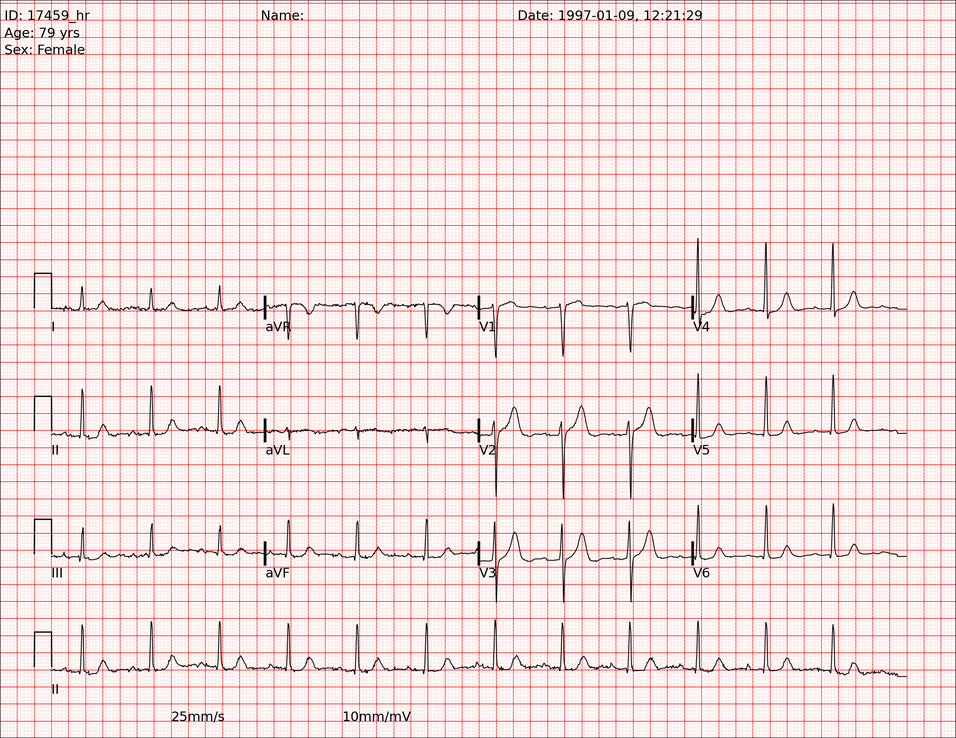
#> input picture 987816877-0001.png, 956 x 738 px, shrunk from 2200 x 1700 before the run
$ python process_ecg.py
#> lines starting #> are read from the running program, lines starting #| are printed output that depends on the picture
import cv2
import numpy as np
import matplotlib.pyplot as plt

def rectify_and_extract_signal(image_path):
#> called with image_path = '987816877-0001.png'
    print(f"[STEP 1] Loading image: {image_path}")
    # Load image in full BGR color
    img = cv2.imread(image_path)
#> img is the input picture: shape (738, 956, 3); mean B, G, R 223, 224.1, 249.6
    if img is None:
        raise FileNotFoundError(f"Could not open or find the image: {image_path}")

    # --- STAGE 1: GEOMETRIC RECTIFICATION (SIMULATED FOR PLOTTING) ---
    # Convert to grayscale for edge tracking
    gray = cv2.cvtColor(img, cv2.COLOR_BGR2GRAY)
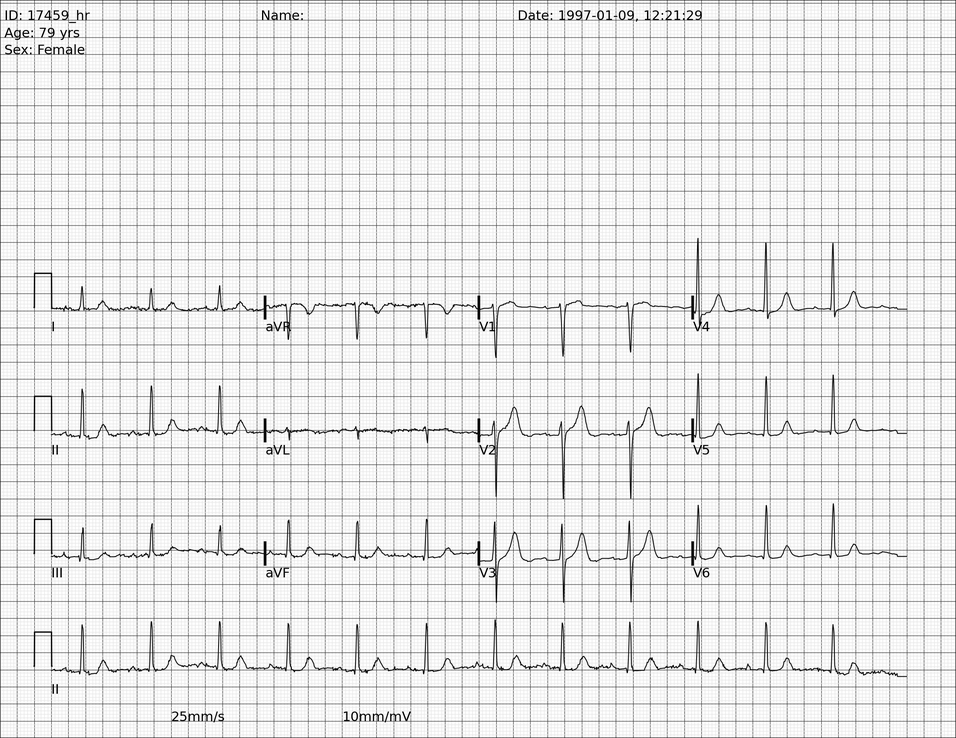
#> gray: shape (738, 956); min 0, max 255, mean 231.6

    # --- STAGE 2: HSV GRID SUPPRESSION & BINARIZATION ---
    print("[STEP 2] Transforming to HSV color space for grid removal...")
    hsv = cv2.cvtColor(img, cv2.COLOR_BGR2HSV)
#> hsv: shape (738, 956, 3); mean H, S, V 6.1, 27.5, 249.6

    # Target the red/pink grid line spectrum hues
    lower_red1 = np.array([0, 50, 50])
    upper_red1 = np.array([10, 255, 255])
    lower_red2 = np.array([160, 50, 50])
    upper_red2 = np.array([180, 255, 255])

    # Create masks to isolate the red lines
    mask1 = cv2.inRange(hsv, lower_red1, upper_red1)
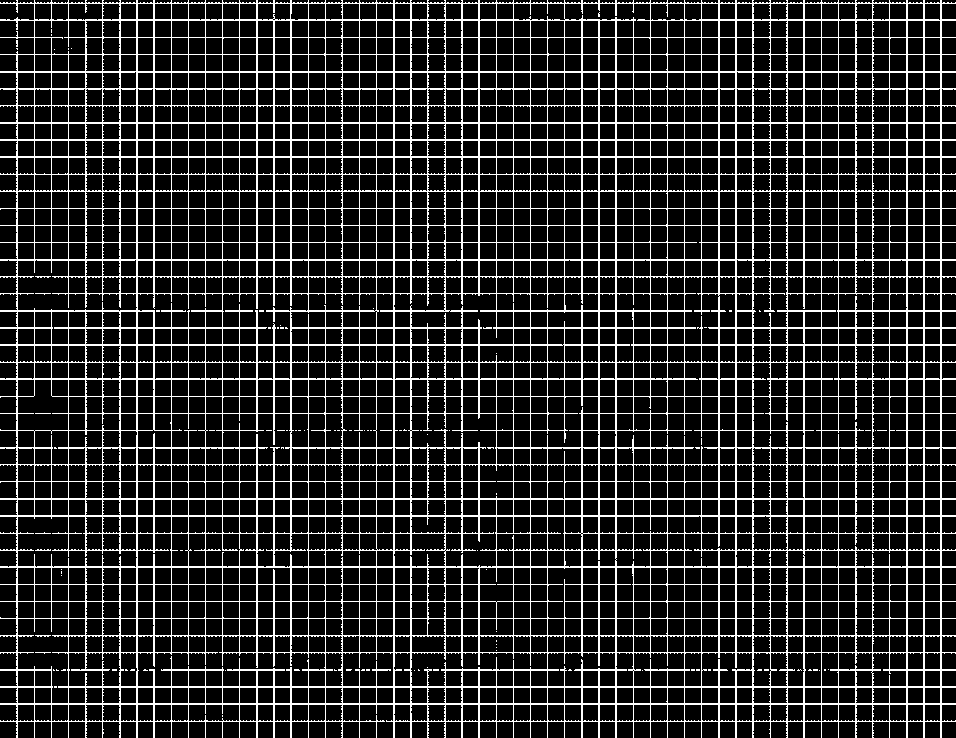
#> mask1: shape (738, 956); 16.3% white in thin lines or dots
    mask2 = cv2.inRange(hsv, lower_red2, upper_red2)
#> mask2: shape (738, 956); 0.07% white in thin lines or dots
    grid_mask = mask1 + mask2
#> grid_mask: shape (738, 956); 16.3% white in thin lines or dots

    # Invert the mask to keep everything EXCEPT the red grid (leaves black ink)
    signal_only = cv2.bitwise_not(grid_mask)
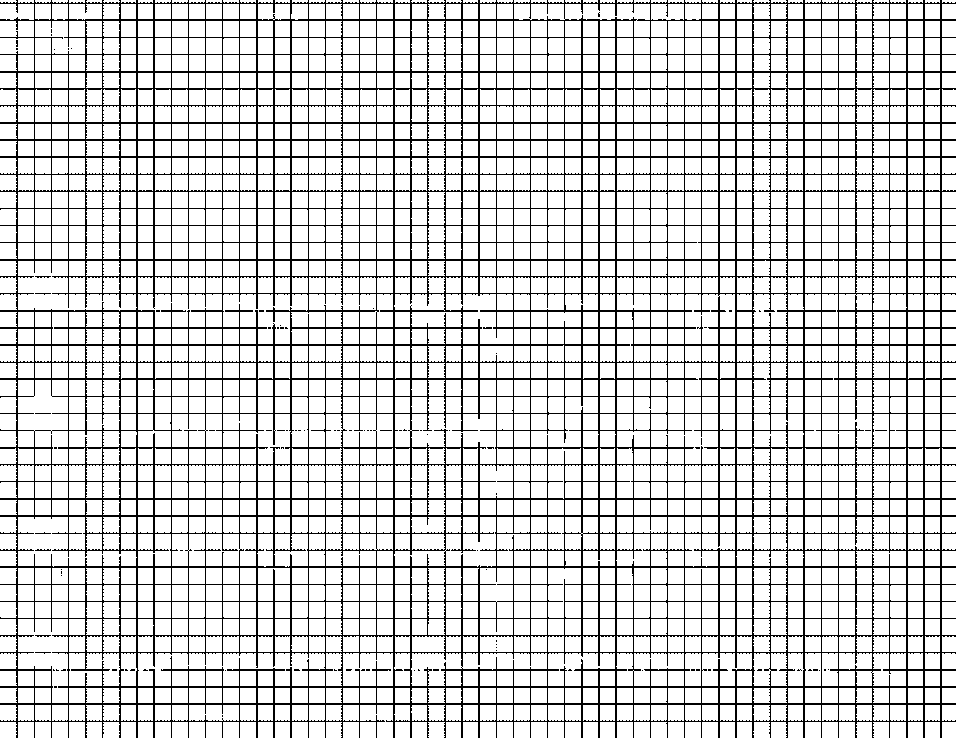
#> signal_only: shape (738, 956); 83.7% white; black in thin lines or dots

    # Apply Adaptive OTSU Thresholding to clear up shadow noise/stains
    _, binary_clean = cv2.threshold(gray, 0, 255, cv2.THRESH_BINARY_INV + cv2.THRESH_OTSU)
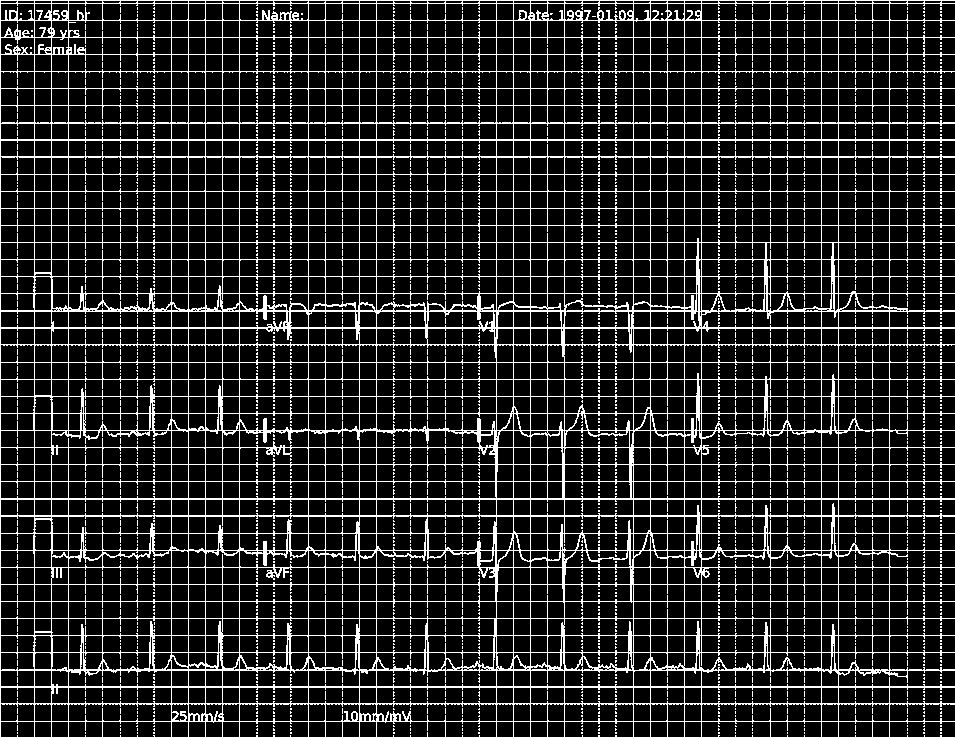
#> binary_clean: shape (738, 956); 15.3% white in thin lines or dots
    # Combine to guarantee grid removal
    final_mask = cv2.bitwise_and(binary_clean, binary_clean, mask=signal_only)
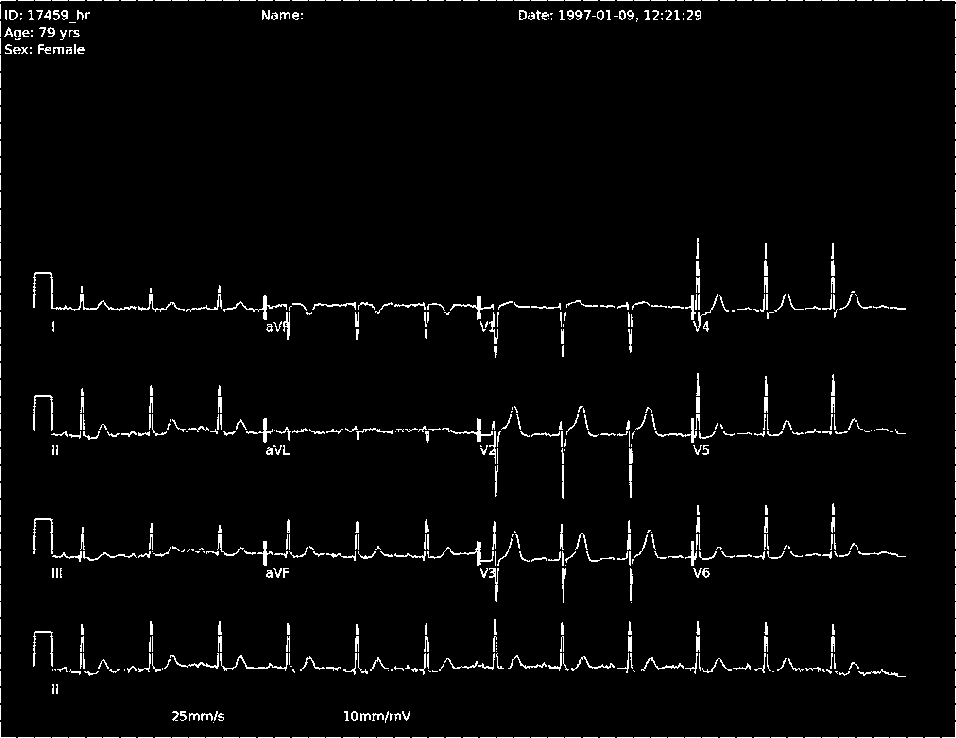
#> final_mask: shape (738, 956); 2.8% white in thin lines or dots

    # --- STAGE 3: COLUMN-WISE CENTROID SCANNING (IMAGE TO 1D ARRAY) ---
    print("[STEP 3] Running column-wise vertical scanning engine...")
    h, w = final_mask.shape
#> h = 738; w = 956
    raw_signal = []

    # Scan left-to-right, column by column
    for col in range(w):
        vertical_pixels = final_mask[:, col]
        black_pixel_indices = np.where(vertical_pixels > 0)[0]

        if len(black_pixel_indices) > 0:
            # Calculate the Center of Mass (Centroid) of the ink in this column
            centroid = np.mean(black_pixel_indices)
            raw_signal.append(centroid)
        else:
            # If a line is temporarily broken by a stain, interpolate or hold previous value
            raw_signal.append(raw_signal[-1] if len(raw_signal) > 0 else h / 2)
#> this loop made 956 passes
#> (black_pixel_indices, centroid) on passes 2, 3, 4, 5, 8, 9, 12, 13, 14, 17: ([0, 737], 368.5), ([0, 737], 368.5), ([0, 737], 368.5), ([0, 36, 737], 257.7), ([0, 29, 30, 31, 32, 33, 34, 44, 45, 48, 49, 53, 737], 89.62), ([0, 27, 28, 29, 30, 34, 44, 45, 48, 49, 53, 737], 93.67), ([0, 10, 11, 19, 32, 33, 34, 35, 36, 45, 50, 51, 52, 53, 737], 79.87), ([0, 10, 11, 19, 34, 35, 36, 737], 110.2), ([0, 10, 11, 19, 49, 50, 51, 737], 115.9), ([12, 13, 14, 15, 16, 17, 30, 36, 39, 47, 50, 53], 28.5)
#> centroid on passes 1, 6, 7, 10, 11, 15: 368.7, 63.89, 58.04, 59.81, 57.12, 75.94
#> after the loop, raw_signal = 956 values, max 673.6 at index 222, min 16 at index 616, mean 429.8

    # Invert signal data axis so peaks point upward (images measure 0 at top edge)
    processed_signal = h - np.array(raw_signal)
#> processed_signal = 956 values, max 722 at index 616, min 64.4 at index 222, mean 308.2

    # Smooth signal using a rolling moving-average window to wipe out pixel steps
    window_size = 5
    smooth_signal = np.convolve(processed_signal, np.ones(window_size)/window_size, mode='same')
#> smooth_signal = 956 values, max 678.7 at index 16, min 160.6 at index 183, mean 307.7

    # Generate mock timeline based on pixel length
    time_axis = np.linspace(0, 10, num=len(smooth_signal))
#> time_axis = 956 values from 0 to 10

    return img, final_mask, time_axis, smooth_signal

# --- MAIN EXECUTION PIPELINE ---
if __name__ == "__main__":
    # Specify the file name verbatim as requested
    target_file = "987816877-0001.png"

    try:
        # Run the backend image calculations
        original_img, binary_mask, time, signal = rectify_and_extract_signal(target_file)
#> time = 956 values from 0 to 10; signal has the same summary as smooth_signal in rectify_and_extract_signal

        print("[STEP 4] Plotting visual results for presentation assessment...")
        # Plotting the image processing milestones side-by-side
        fig, axes = plt.subplots(3, 1, figsize=(11, 8))

        # Plot 1: Input Original Matrix
        axes[0].imshow(cv2.cvtColor(original_img, cv2.COLOR_BGR2RGB))
        axes[0].set_title("1. Original Raw Input Array (987816877-0001.png)")
        axes[0].axis("off")

        # Plot 2: Binary Morphological Mask
        axes[1].imshow(binary_mask, cmap='gray')
        axes[1].set_title("2. Stage 2: Post HSV Grid Extraction & Binarized Artifact Suppression")
        axes[1].axis("off")

        # Plot 3: Extracted 1D Digital Coordinates
        axes[2].plot(time, signal, color='blue', linewidth=1.2)
        axes[2].set_title("3. Stage 3: Reconstructed 1D Time-Series Data Stream (Centroid Mode)")
        axes[2].set_xlabel("Time (Seconds)")
        axes[2].set_ylabel("Amplitude Scaling (Pixels)")
        axes[2].grid(True)

        plt.tight_layout()
        plt.show()
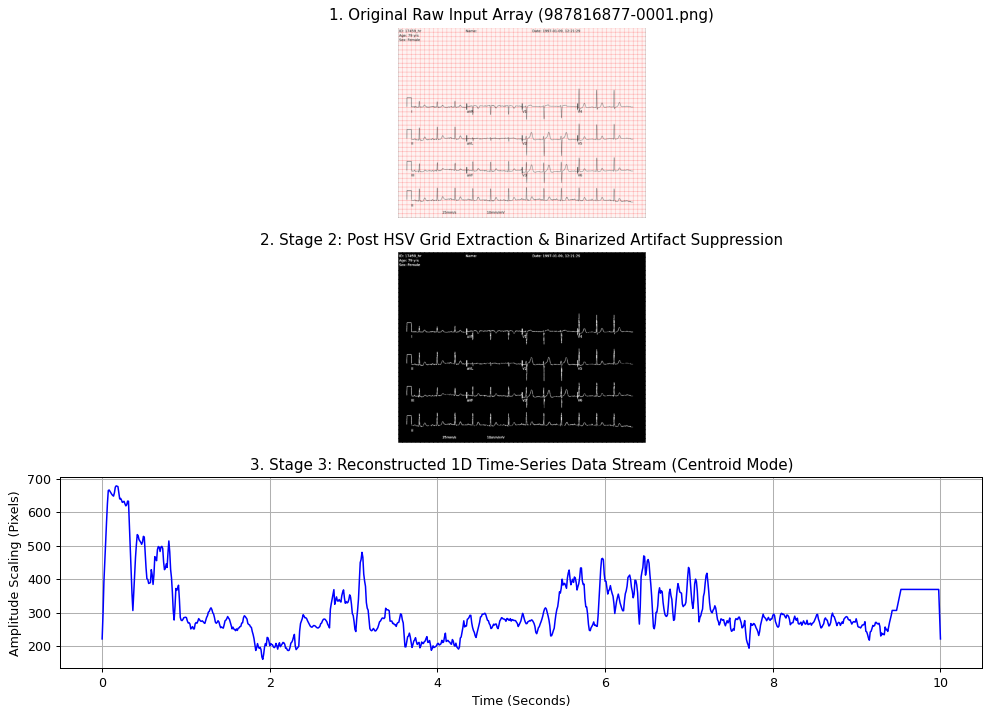
#> figure drawn by matplotlib, 3 panels; panel 3: curve peaks at x = 0.168, y = 678.7
        print("[SUCCESS] Signal processing visual output generated successfully.")

    except FileNotFoundError as e:
        print(f"\n❌ {e}")
        print("💡 Place your '987816877-0001.png' image file into the exact same folder as this script and run it again.")

$ run again, with Test.png copied over 987816877-0001.png
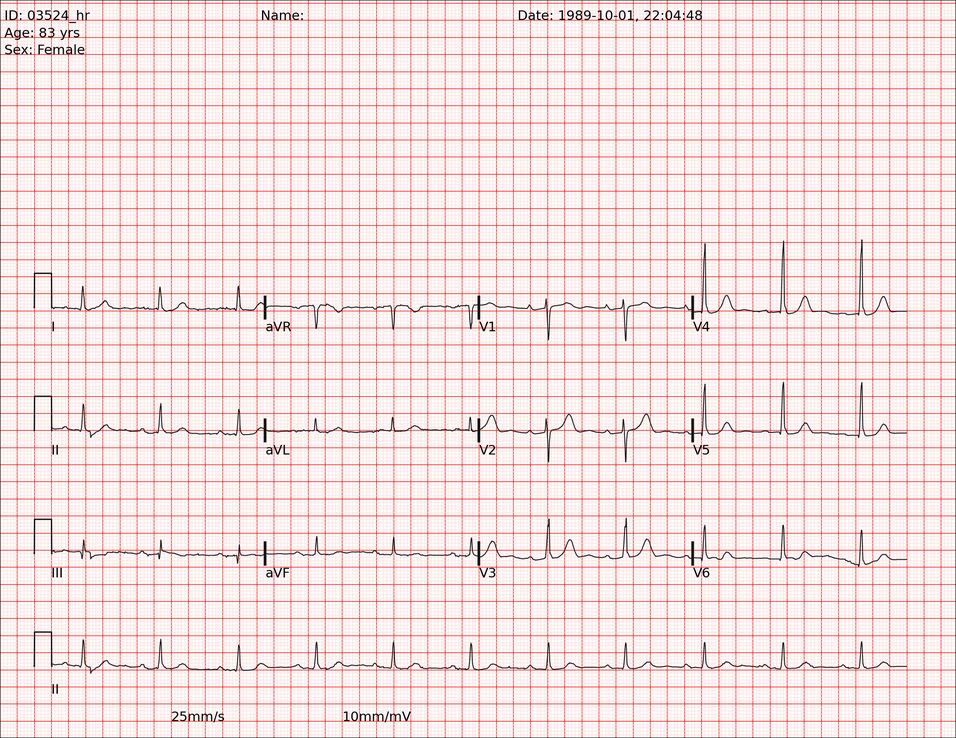
#> input picture Test.png, 956 x 738 px, shrunk from 2200 x 1700 before the run
#> in rectify_and_extract_signal, img is the input picture: shape (738, 956, 3); mean B, G, R 223.9, 225, 250.6
#> hsv: shape (738, 956, 3); mean H, S, V 5.9, 27.4, 250.6
#> in rectify_and_extract_signal, `mask1 = cv2.inRange(hsv, lower_red1, upper_red1)`:
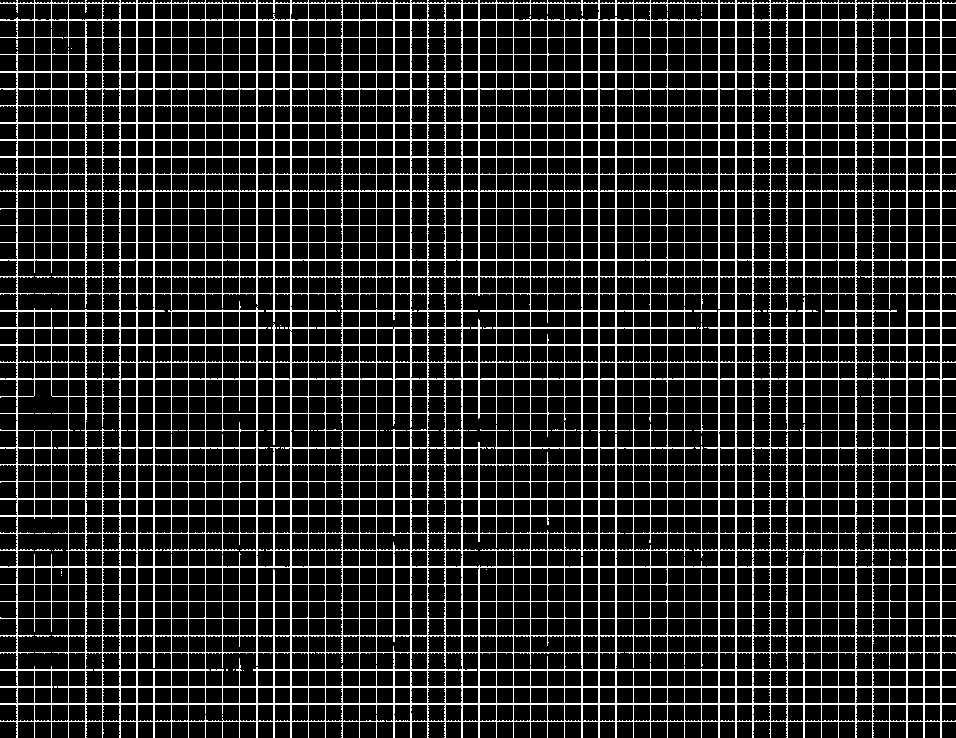
#> mask1: shape (738, 956); 16.3% white in thin lines or dots
#> mask2: shape (738, 956); 0.07% white in thin lines or dots
#> grid_mask: shape (738, 956); 16.4% white in thin lines or dots
#> signal_only: shape (738, 956); 83.6% white; black in thin lines or dots
#> binary_clean: shape (738, 956); 15.3% white in thin lines or dots
#> final_mask: shape (738, 956); 2.3% white in thin lines or dots
#> the loop in rectify_and_extract_signal, `for col in range(w):` made 956 passes
#> (black_pixel_indices, centroid) on passes 2, 3, 4, 5, 8, 9: ([0, 737], 368.5), ([0, 737], 368.5), ([0, 737], 368.5), ([0, 36, 737], 257.7), ([0, 29, 30, 31, 32, 33, 34, 44, 45, 48, 49, 53, 737], 89.62), ([0, 27, 28, 29, 30, 34, 44, 45, 48, 49, 53, 737], 93.67)
#> after the loop in rectify_and_extract_signal, `for col in range(w):`: raw_signal = 956 values, max 714 at index 205, min 10.5 at index 598, mean 421.9
#> processed_signal = 956 values, max 727.5 at index 598, min 24 at index 205, mean 316.1
#> smooth_signal = 956 values, max 678.7 at index 16, min 175.1 at index 175, mean 315.7
#> time_axis = 956 values from 0 to 10
#> signal has the same summary as smooth_signal in rectify_and_extract_signal
#> `plt.show()`:
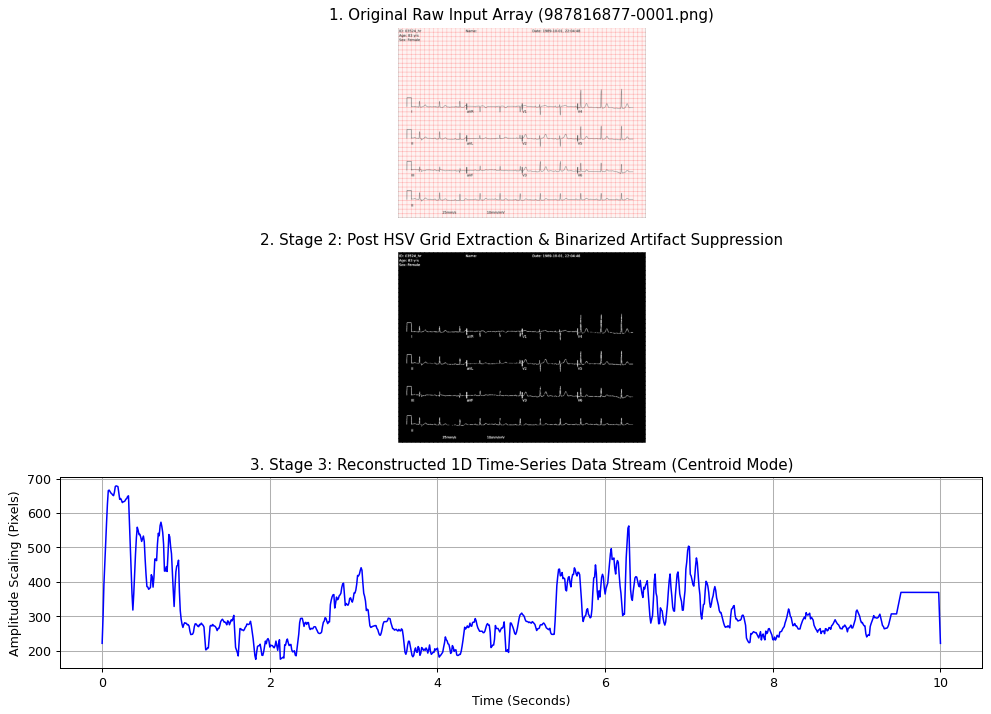
#> figure drawn by matplotlib, 3 panels; panel 3: curve peaks at x = 0.168, y = 678.7
